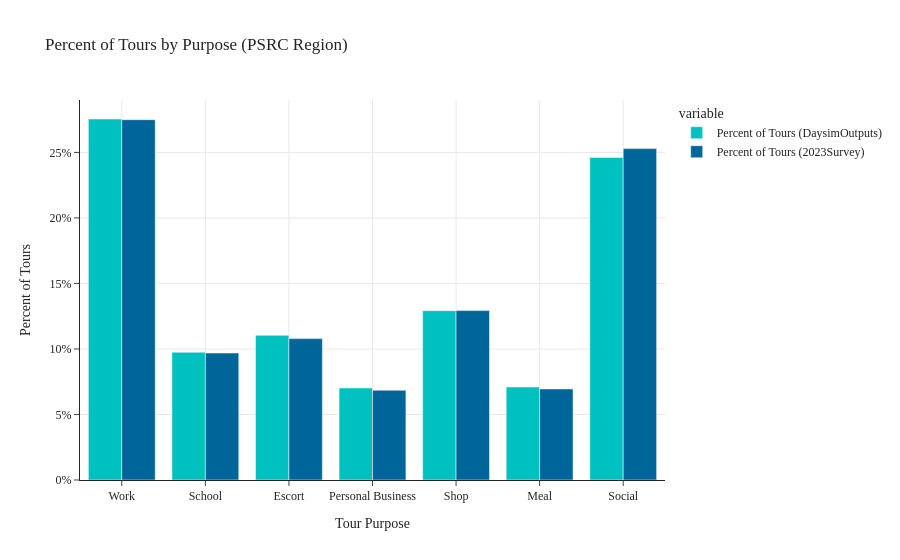

Write notebook code for a chart like this one.
### Code cell
pc_tour_by_purp(data1=data_daysim, data2=data_survey, tag='PSRC Region')

### Figure 1 — Plotly figure (JSON) as saved in the notebook; plotly's stock layout.template omitted (floating-point values rounded to 4 significant figures)
{"data": [{"alignmentgroup": "True", "hovertemplate": "variable=Percent of Tours (DaysimOutputs)<br>Tour Purpose=%{x}<br>value=%{y}<extra></extra>", "legendgroup": "Percent of Tours (DaysimOutputs)", "marker": {"color": "#00C0C0", "pattern": {"shape": ""}}, "name": "Percent of Tours (DaysimOutputs)", "offsetgroup": "Percent of Tours (DaysimOutputs)", "orientation": "v", "showlegend": true, "textposition": "auto", "type": "bar", "x": ["Work", "School", "Escort", "Personal Business", "Shop", "Meal", "Social"], "xaxis": "x", "y": [27.55, 9.75, 11.05, 7.02, 12.92, 7.1, 24.62], "yaxis": "y"}, {"alignmentgroup": "True", "hovertemplate": "variable=Percent of Tours (2023Survey)<br>Tour Purpose=%{x}<br>value=%{y}<extra></extra>", "legendgroup": "Percent of Tours (2023Survey)", "marker": {"color": "#006598", "pattern": {"shape": ""}}, "name": "Percent of Tours (2023Survey)", "offsetgroup": "Percent of Tours (2023Survey)", "orientation": "v", "showlegend": true, "textposition": "auto", "type": "bar", "x": ["Work", "School", "Escort", "Personal Business", "Shop", "Meal", "Social"], "xaxis": "x", "y": [27.5, 9.69, 10.79, 6.85, 12.93, 6.95, 25.29], "yaxis": "y"}], "layout": {"barmode": "group", "legend": {"title": {"text": "variable"}, "tracegroupgap": 0}, "title": {"text": "Percent of Tours by Purpose (PSRC Region)"}, "xaxis": {"anchor": "y", "domain": [0, 1], "showgrid": true, "title": {"text": "Tour Purpose"}}, "yaxis": {"anchor": "x", "domain": [0, 1], "showgrid": true, "ticksuffix": "%", "title": {"text": "Percent of Tours"}}}}
